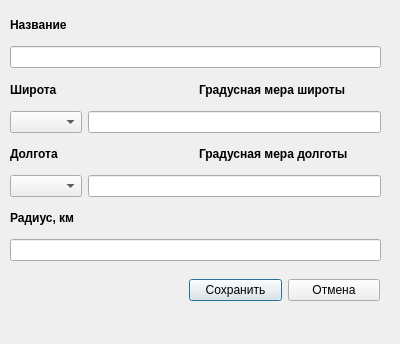
<?xml version="1.0" encoding="UTF-8"?>
<ui version="4.0">
 <class>AddArea</class>
 <widget class="QDialog" name="AddArea">
  <property name="geometry">
   <rect>
    <x>0</x>
    <y>0</y>
    <width>400</width>
    <height>344</height>
   </rect>
  </property>
  <property name="windowTitle">
   <string>Добавление ареала</string>
  </property>
  <widget class="QWidget" name="verticalLayoutWidget">
   <property name="geometry">
    <rect>
     <x>10</x>
     <y>10</y>
     <width>371</width>
     <height>251</height>
    </rect>
   </property>
   <layout class="QVBoxLayout" name="verticalLayout">
    <item>
     <widget class="QLabel" name="label">
      <property name="font">
       <font>
        <weight>75</weight>
        <bold>true</bold>
       </font>
      </property>
      <property name="text">
       <string>Название</string>
      </property>
     </widget>
    </item>
    <item>
     <widget class="QLineEdit" name="arealNameEdit"/>
    </item>
    <item>
     <layout class="QHBoxLayout" name="horizontalLayout">
      <item>
       <widget class="QLabel" name="label_3">
        <property name="font">
         <font>
          <weight>75</weight>
          <bold>true</bold>
         </font>
        </property>
        <property name="text">
         <string>Широта</string>
        </property>
       </widget>
      </item>
      <item>
       <widget class="QLabel" name="label_2">
        <property name="font">
         <font>
          <weight>75</weight>
          <bold>true</bold>
         </font>
        </property>
        <property name="text">
         <string>Градусная мера широты</string>
        </property>
       </widget>
      </item>
     </layout>
    </item>
    <item>
     <layout class="QHBoxLayout" name="horizontalLayout_2">
      <item>
       <widget class="QComboBox" name="latitudeCombo"/>
      </item>
      <item>
       <widget class="QLineEdit" name="latitudeEdit"/>
      </item>
     </layout>
    </item>
    <item>
     <layout class="QHBoxLayout" name="horizontalLayout_4">
      <item>
       <widget class="QLabel" name="label_5">
        <property name="font">
         <font>
          <weight>75</weight>
          <bold>true</bold>
         </font>
        </property>
        <property name="text">
         <string>Долгота</string>
        </property>
       </widget>
      </item>
      <item>
       <widget class="QLabel" name="label_4">
        <property name="font">
         <font>
          <weight>75</weight>
          <bold>true</bold>
         </font>
        </property>
        <property name="text">
         <string>Градусная мера долготы</string>
        </property>
       </widget>
      </item>
     </layout>
    </item>
    <item>
     <layout class="QHBoxLayout" name="horizontalLayout_5">
      <item>
       <widget class="QComboBox" name="longitudeCombo"/>
      </item>
      <item>
       <widget class="QLineEdit" name="longitudeEdit"/>
      </item>
     </layout>
    </item>
    <item>
     <widget class="QLabel" name="label_6">
      <property name="font">
       <font>
        <weight>75</weight>
        <bold>true</bold>
       </font>
      </property>
      <property name="text">
       <string>Радиус, км</string>
      </property>
     </widget>
    </item>
    <item>
     <widget class="QLineEdit" name="radiusEdit"/>
    </item>
   </layout>
  </widget>
  <widget class="QWidget" name="horizontalLayoutWidget">
   <property name="geometry">
    <rect>
     <x>189</x>
     <y>270</y>
     <width>191</width>
     <height>41</height>
    </rect>
   </property>
   <layout class="QHBoxLayout" name="horizontalLayout_3">
    <item>
     <widget class="QPushButton" name="saveButton">
      <property name="text">
       <string>Сохранить</string>
      </property>
     </widget>
    </item>
    <item>
     <widget class="QPushButton" name="cancelButton">
      <property name="text">
       <string>Отмена</string>
      </property>
     </widget>
    </item>
   </layout>
  </widget>
 </widget>
 <resources/>
 <connections/>
</ui>
